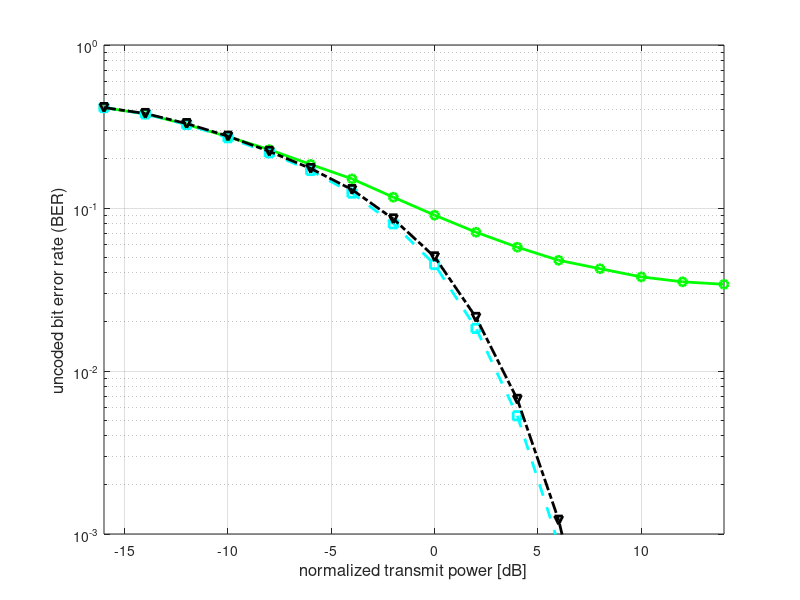

The MATLAB script that drew this image: (Note: this script raises an error after producing the figure.)
% =========================================================================
% -- Simulator for Decentralized Feedforward Massive MU-MIMO Precoding  
% -------------------------------------------------------------------------
% -- (c) 2018 Christoph Studer; e-mail: studer@cornell.edu 
% -------------------------------------------------------------------------
% -- If you use this simulator or parts of it, then you must cite our
% -- conference paper:
% --    XXXX
% -- and clearly mention this in your paper
% =========================================================================

function dprecoder_sim(varargin)

% add paths that are required
addpath('matlab2tikz');
addpath('param')

% -- set up default/custom parameters

if isempty(varargin)
    
    disp('using default simulation settings and parameters...')
    
    % set default simulation parameters
    par.runId = 0;              % simulation ID (used to reproduce results)
    par.U = 8;                 % number of single-antenna users
    par.B = 128;                % number of base-station antennas (B>>U)
    par.T = 10;                  % number of time slots
    par.C = 2;                  % number of clusters
    par.S = par.B/par.C;
    par.mod = '16QAM';          % modulation type: 'BPSK','QPSK','16QAM','64QAM','8PSK'
    par.trials = 1e2;           % number of Monte-Carlo trials (transmissions)
    par.NTPdB_list = -16:2:14;  % list of normalized transmit power [dB] values
    par.rho2 = 1;               % rho^2=1 (should NOT affect your results!)
    %par.precoder = {'MRT','SMRT','ZF','WF','PD_WF','FD_WF','DP_legacy'};    
    par.precoder = {'MRT','WF','FD_WF'}; 
    par.channel = 'rayleigh';   % channel model 'rayleigh', 'los', 'cellfree' 'quadriga'
    par.betaest = 'pilot';      % 'pilot', 'genie'
    par.save = false;           % save results (true,false)
    par.plot = true;            % plot results (true,false)
    % algorithm-dependent parameters
    % FD_WF
    par.FD_WF.stomp = 0.125*par.C; % determines how much to stomp regularization (C)
    % DP_legacy
    par.DP_legacy.delta = 0.3; % Lagrange scaling (1.0)
    par.DP_legacy.gamma = 1.0; % Lagrange stepsize (1.0)
    par.DP_legacy.maxiter = 2; % keep at 2

    par.maxiter = 4; % max number of iterations for OCD algorithms
    par.steplen = 1; % step size for CD
    par.damping = 1; % damping CD energy caused by approximation
    
    %to be deleted/changed, trying to integrated quadriga
    par.scenario = 'Freespace'; % 'BERLIN_UMa_NLOS', 'Freespace', 'mmMAGIC_UMi_LOS', 'mmMAGIC_UMi_NLOS'
    par.fc = 16e6; % carrier frequency [Hz]
    par.BW = 10e6; % bandwidth [Hz]
    par.N = 1024; % number of carriers
%     par.B = par.MR; % number of antennas in the BS (we use a single BS)
%     par.U = par.MT; % number of single-antenna UEs
    
    
else
    
    disp('use custom simulation settings and parameters...')
    par = varargin{1};   % only argument is par structure
    
end

% -- initialization

% use runId random seed (enables reproducibility)
rng(par.runId);



% simulation name (used for saving results)
par.simName = ['ERR_',num2str(par.U),'x',num2str(par.B), '_C', ...
    num2str(par.C), '_', par.betaest, '_', par.mod, '_', num2str(par.trials),'Trials'];

% set up Gray-mapped constellation alphabet (according to IEEE 802.11)
switch (par.mod)
    case 'BPSK',
        par.symbols = [ -1 1 ];
    case 'QPSK',
        par.symbols = [ -1-1i,-1+1i,+1-1i,+1+1i ];
    case '16QAM',
        par.symbols = [ -3-3i,-3-1i,-3+3i,-3+1i, ...
            -1-3i,-1-1i,-1+3i,-1+1i, ...
            +3-3i,+3-1i,+3+3i,+3+1i, ...
            +1-3i,+1-1i,+1+3i,+1+1i ];
    case '64QAM',
        par.symbols = [ -7-7i,-7-5i,-7-1i,-7-3i,-7+7i,-7+5i,-7+1i,-7+3i, ...
            -5-7i,-5-5i,-5-1i,-5-3i,-5+7i,-5+5i,-5+1i,-5+3i, ...
            -1-7i,-1-5i,-1-1i,-1-3i,-1+7i,-1+5i,-1+1i,-1+3i, ...
            -3-7i,-3-5i,-3-1i,-3-3i,-3+7i,-3+5i,-3+1i,-3+3i, ...
            +7-7i,+7-5i,+7-1i,+7-3i,+7+7i,+7+5i,+7+1i,+7+3i, ...
            +5-7i,+5-5i,+5-1i,+5-3i,+5+7i,+5+5i,+5+1i,+5+3i, ...
            +1-7i,+1-5i,+1-1i,+1-3i,+1+7i,+1+5i,+1+1i,+1+3i, ...
            +3-7i,+3-5i,+3-1i,+3-3i,+3+7i,+3+5i,+3+1i,+3+3i ];
    case '8PSK',
        par.symbols = [ exp(1i*2*pi/8*0), exp(1i*2*pi/8*1), ...
            exp(1i*2*pi/8*7), exp(1i*2*pi/8*6), ...
            exp(1i*2*pi/8*3), exp(1i*2*pi/8*2), ...
            exp(1i*2*pi/8*4), exp(1i*2*pi/8*5) ];
    case '16PSK',
        par.symbols = [ ...
            exp(1i*2*pi*0/16)  ... % 0000
            exp(1i*2*pi*1/16)  ... % 0001     
            exp(1i*2*pi*3/16)  ... % 0010
            exp(1i*2*pi*2/16)  ... % 0011
            exp(1i*2*pi*7/16)  ... % 0100
            exp(1i*2*pi*6/16)  ... % 0101
            exp(1i*2*pi*4/16)  ... % 0110
            exp(1i*2*pi*5/16)  ... % 0111
            exp(1i*2*pi*15/16) ... % 1000
            exp(1i*2*pi*14/16) ... % 1001
            exp(1i*2*pi*12/16) ... % 1010
            exp(1i*2*pi*13/16) ... % 1011
            exp(1i*2*pi*8/16)  ... % 1100
            exp(1i*2*pi*9/16)  ... % 1101
            exp(1i*2*pi*11/16) ... % 1110
            exp(1i*2*pi*10/16) ];  % 1111           
end

% compute symbol energy
par.Es = mean(abs(par.symbols).^2);

% number of antenns per cluster
par.S = par.B/par.C;

% precompute bit labels
par.bps = log2(length(par.symbols)); % number of bits per symbol
par.bits = de2bi(0:length(par.symbols)-1,par.bps,'left-msb');

% track simulation time
time_elapsed = 0;

% -- start simulation

% - initialize result arrays (detector x normalized transmit power)
[res.PER, res.SER, res.BER ] = deal(zeros(length(par.precoder),length(par.NTPdB_list)));
[res.TxPower, res.RxPower, res.TIME] = deal(zeros(length(par.precoder),length(par.NTPdB_list)));

% compute noise variances to be considered: NTP = rho^2/N0
N0_list = par.rho2*10.^(-par.NTPdB_list/10);


% trials loop
tic
for t=1:par.trials
    
    % generate data
    for qq=1:par.T
        % generate random bit stream
        B(:,:,qq) = randi([0 1],par.U,par.bps);
        % generate transmit symbol
        Idx(:,qq) = bi2de(B(:,:,qq),'left-msb')+1;
        S(:,qq) = par.symbols(Idx(:,qq)).';
    end
    
    % generate masks
    MaskI = true(par.U,par.T);
    MaskT = true(1,par.T);
    switch par.betaest
        case {'pilot'}
            S(:,1) = ones(par.U,1)*sqrt(par.Es); % just send all ones in the first time slots
            MaskI(:,1) = false;
            MaskT(1,1) = false;
    end
    
    
    % generate iid Gaussian channel matrix and noise matrix
    N = sqrt(0.5)*(randn(par.U,par.T)+1i*randn(par.U,par.T));
    
    switch par.channel
        case 'rayleigh'
            H = sqrt(0.5)*(randn(par.U,par.B)+1i*randn(par.U,par.B));
        case 'los'
            [H_swm, H_pwm] = los(par);
            H = H_swm/norm(H_swm,'fro')*sqrt(par.B*par.U);
            %H = H_pwm/norm(H_pwm,'fro')*sqrt(par.B*par.U);
        case 'cellfree'
            [H] = cellfree(par);      
        case 'quadriga'
            H = channel_sim(par);
            norm_coef = zeros(1,par.U);                    
            for i = 1:par.U
                for j = 1:par.B
                    norm_coef(i)=norm_coef(i)+norm(H(j,i)); %sum the 2-norms of each column
                end
                norm_coef(i) = norm_coef(i)/par.B;         %average the 2-norm sum
                H(:,i) = H(:,i)/norm_coef(i);               %divide each entry of QuaDRiGa channel by avg 2-norm
            end
            H = H';
    end
    
    % algorithm loop
    for d=1:length(par.precoder)
        
        % normalized transmit power loop
        for k=1:length(par.NTPdB_list)
            
            % set noise variance
            N0 = N0_list(k);
            
            % record time used by the beamformer
            starttime = toc;
            
            % beamformers
            switch (par.precoder{d})
                case 'MRT',     % MRT beamforming
                    [X, beta] = MRT(par,S,H,N0);     
                case 'SMRT',     % scaled MRT beamforming
                    [X, beta] = SMRT(par,S,H,N0);                      
                case 'ZF',      % ZF beamforming
                    [X, beta] = ZF(par,S,H,N0);              
                case 'CD',      % CD beamforming
                    [X, beta] = CD(par,S,H,N0);
                case 'DCD',      % ZF beamforming
                    [X, beta] = DCD(par,S,H,N0); 
                case 'WF',
                    [X, beta] = WF(par,S,H,N0);
                case 'PD_WF',
                    [X, beta] = PD_WF(par,S,H,N0);                        
                case 'FD_WF',
                    [X, beta] = FD_WF(par,S,H,N0);         
                case 'DP_legacy',
                    [X, beta] = DP_legacy(par,S,H,N0);                         
                otherwise,
                    error('par.precoder not specified')
            end
            
            % record beamforming simulation time
            res.TIME(d,k) = res.TIME(d,k) + (toc-starttime);
            
            
            % transmit data over noisy channel
            HX = H*X;
            Y = HX + sqrt(N0)*N;
            
            % extract transmit and receive power
            res.TxPower(d,k) = res.TxPower(d,k) + mean(sum(abs(X(:)).^2))/par.T;
            res.RxPower(d,k) = res.RxPower(d,k) + mean(sum(abs(HX(:)).^2))/par.U/par.T;
            
            % UEs must estimate beta
            switch par.betaest
                case 'genie', % perfect beta directly from beamformer
                    betaest = ones(par.U,1)*beta;
                case 'pilot', % knows that first symbols are for training
                    betaest = real(1./Y(:,1)*sqrt(par.Es)); % ML estimate since we have no prior on beta
            end
            
            % perform estiamtion
            Shat = (betaest*ones(1,par.T)).*Y;
            
            % UE-side detection
            for qq=1:par.T
                [~,Idxhat(:,qq)] = min(abs(Shat(:,qq)*ones(1,length(par.symbols))-ones(par.U,1)*par.symbols).^2,[],2);
                Bhat(:,:,qq) = par.bits(Idxhat(:,qq),:);
            end
            
            % -- compute error and complexity metrics
            err = (Idx(MaskI)~=Idxhat(MaskI));
            res.PER(d,k) = res.PER(d,k) + any(err(:));
            res.SER(d,k) = res.SER(d,k) + sum(err(:))/par.U/par.T;
            tmpBER = B(:,:,MaskT)~=Bhat(:,:,MaskT);
            res.BER(d,k) = res.BER(d,k) + sum(tmpBER(:))/(par.U*par.bps*sum(MaskT));
                        
        end % NTP loop
        
    end % algorithm loop
    
    % keep track of simulation time
    if toc>10
        time=toc;
        time_elapsed = time_elapsed + time;
        fprintf('estimated remaining simulation time: %3.0f min.\n',...
            time_elapsed*(par.trials/t-1)/60);
        tic
    end
    
end % trials loop

% normalize results
res.PER = res.PER/par.trials;
res.SER = res.SER/par.trials;
res.BER = res.BER/par.trials;
res.TxPower = res.TxPower/par.trials;
res.RxPower = res.RxPower/par.trials;
res.TIME = res.TIME/par.trials;


%res.TIME 
%res.RxPower
res.TxPower;

% -- save final results (par and res structures)

if par.save
    save([ 'results/' par.simName '_' num2str(par.runId) ],'par','res');
end

% -- show results (generates fairly nice Matlab plots)

if par.plot
    
    % - BER results
    
  if(par.channel == 'quadriga')
    marker_style = {'bo-','rs--','mv-.','kp:','g*-','c>--','yx:'};
  else
    marker_style = {'go-','cs--','kv-.','kp:','g*-','c>--','yx:'};
  end
    
%     marker_style = {'kx-','bo:','rs--','mv-.','gp-.','bs--','y*--'};
    h = figure(1);
    for d=1:length(par.precoder)
        semilogy(par.NTPdB_list,res.BER(d,:),marker_style{d},'LineWidth',2);
        if (d==1)
            hold on
        end
    end
    hold on
    grid on
    box on
    xlabel('normalized transmit power [dB]','FontSize',12)
    ylabel('uncoded bit error rate (BER)','FontSize',12);
    if length(par.NTPdB_list) > 1
        axis([min(par.NTPdB_list) max(par.NTPdB_list) 1e-3 1]);
    end
    if (par.iid == 0)
%         legend([strcat('rayleigh', '_', par.precoder) strcat(par.channel, '_', par.precoder)],'FontSize',12,'location','southwest','Interpreter','none')
        legend([strcat(num2str(par.array_v), 'x', num2str(par.array_h))],'FontSize',12,'location','southwest','Interpreter','none')
        set(gca,'FontSize',12);
    end
    if par.save
        % save eps figure (in color and with a reasonable bounding box)
        print(h,'-loose','-depsc',[ 'results/',par.simName '_' num2str(par.runId) ])
        matlab2tikz(['results/',par.simName,'_' num2str(par.runId), '.tex'],'standalone',true);
    end
    
end

end


%% Maximum ratio transmission (MRT) beamforming
function [X, beta, P] = MRT(par,S,H,N0)

% transmitted signal
P = H';
betainv = sqrt(par.rho2)/sqrt(par.Es*trace(P*P'));

%G = H*H';
%betainv = sqrt(par.rho2)/sqrt(par.Es*sum(1./diag(G)));

X = betainv*(P*S);

% average scaling over signals
beta = 1/betainv;

%beta = 1.0*(norm(s,2)^2+N0*par.U)/(s'*H*x); % that's cheating

end

%% Scaled maximum ratio transmission (SMRT) beamforming
function [X, beta, P] = SMRT(par,S,H,N0)

% transmitted signal
G = H*H';
P = H'*diag(1./diag(G));

%G = H*H';
betainv = sqrt(par.rho2)/sqrt(par.Es*sum(1./diag(G)));
%betainv = sqrt(par.rho2)/sqrt(par.Es*trace(P*P'));

X = betainv*(P*S);

%X = P*S;
%betainv = sqrt(par.rho2)/norm(X,2);
%X = betainv*X;

% average scaling over signals
beta = 1/betainv;

end


%% Zero-forcing (ZF) beamforming
function [X, beta] = ZF(par,S,H,N0)

% transmitted signal
P = zfinv(par,H);
%betainv = sqrt(par.rho2)/sqrt(par.Es*trace(P*P'));

G = H*H';
betainv = sqrt(par.rho2)/sqrt(par.Es*trace(inv(G)));

X = betainv*(P*S);

% average scaling over signals
beta = 1/betainv;

end

% ZF pseudo inverse
function Hinv = zfinv(par,H)
[U,S] = size(H);
if S>=U
    Hinv = H'/(H*H');
else
    Hinv = (H'*H)\H';
end
end

function [X, beta] = CD(par,S,H,N0)

[row, col]=size(H);

% instant normalization constant
%rho = sqrt((par.B-par.U)/(par.Es*par.U));
%rho = 1/sqrt(par.Es*trace(inv(H*H')));

dinv = zeros(row, 1);
H_norm = zeros(row, col); 
s_norm = zeros(row);

X = zeros(col, par.T);

for t=1:par.T
    % -- preprocessing
    for u=1:row
        dinv(u) = 1/norm(H(u,:),2);
        H_norm(u, :) = dinv(u)*H(u,:);
        s_norm(u) = dinv(u)*S(u, t);
    end
    % -- CD iterations
    for k=1:par.maxiter
        for u=1:row
           X(:, t) = X(:, t) - par.steplen*(H_norm(u,:) * X(:, t) - s_norm(u))* H_norm(u, :)';
        end
    end
end

%A = inv(H*H');
%betainv = sqrt(par.rho2)/(sqrt(par.Es*trace(A)));

%G=H*H';
%betainv = sqrt(par.rho2)/(sqrt(par.Es*sum(1./eig(G))));
%G=H_norm*H_norm';
%betainv = sqrt(par.rho2)/(sqrt(par.Es*sum(eig(G))));


betainv = par.damping * sqrt(par.rho2)/(sqrt(par.Es*sum(dinv.^2)));
X =  betainv*X;

%X = sqrt(par.rho2)*X/norm(X,2);
%betainv=sqrt(par.rho2)/norm(X,2);

beta = 1/betainv;


end

function [xout, betainv] = DCD_solver(par, s, H)

[row, col]=size(H);

% -- preprocessing
dinv = zeros(row, 1);
x = zeros(col, 1);

H_norm = zeros(row, col); 
s_norm = zeros(row);

for u=1:row
    dinv(u) = 1/norm(H(u,:),2);
    H_norm(u, :) = dinv(u)*H(u,:);
    s_norm(u) = dinv(u)*s(u);
end

% -- CD iterations
for k=1:par.maxiter
    for u=1:row
       x = x - par.steplen*(H_norm(u,:) * x - s_norm(u))* H_norm(u, :)';
    end
end

%A = inv(H*H');
%betainv = sqrt(par.rho2/par.C)/(sqrt(par.Es*trace(A)));
betainv = par.damping*sqrt(par.rho2/par.C)/(sqrt(par.Es*sum(dinv.^2)));
    
xout = betainv*x;

end

function [X, beta] = DCD(par,S,H,N0)

% extract per-cluster channel matrix
for cc=1:par.C
    Hc(:,:,cc) = H(:,(cc-1)*par.S+1:cc*par.S);     
end

% beamformer
betainv=zeros(1, par.C);
xc = zeros(par.S, par.C, par.T);
for t=1:par.T
    for cc=1:par.C
        [xc(:, cc, t), betainv(:, cc)] = DCD_solver(par, S(:, t), Hc(:,:,cc));
    end
end

X = reshape(xc, par.S*par.C, par.T);

% transmitted signal

beta = 1/sum(betainv);

end


%% Centralized Wiener-filter (WF) beamforming
function [X, beta] = WF(par,S,H,N0)

% compute regularized inverse
Ainv = rpinv(par,H,par.U*N0/par.rho2); 

% calculate precoding factor efficiently
beta = sqrt((par.Es/par.rho2)*(trace(Ainv)-sum(abs(Ainv(:)).^2)*(par.U*N0/par.rho2)));

% apply inverse to data in centralized manner
if par.B>=par.U
    X = (1/beta)*(H'*(Ainv*S));
else
    X = (1/beta)*(Ainv*(H'*S));
end

end


% Wiener filter regularized pseudo inverse
function Ainv = rpinv(par,H,reg)
[U,S] = size(H);
if S>=U
    Ainv = inv(H*H'+(reg)*eye(par.U));
else
    Ainv = inv(H'*H+(reg)*eye(par.S));
end
end


%% Partially-Decentralized Wiener-filter (WF) beamforming
function [X, beta] = PD_WF(par,S,H,N0)

% decentralized gram matrix computation and localized averaging
Gc = zeros(par.U,par.U);
for cc=1:par.C
    % calculate local Gram matrix
    Hc(:,:,cc) = H(:,(cc-1)*par.S+1:cc*par.S);
    % average among clusters (can be done in a tree-like fashion)
    Gc = Gc + Hc(:,:,cc)*Hc(:,:,cc)'; 
end

% compute whitening filter at centralized node
Ainv = inv(Gc+(par.U*N0/par.rho2)*eye(par.U));

% calculate precoding factor efficiently
beta = sqrt((par.Es/par.rho2)*(trace(Ainv)-sum(abs(Ainv(:)).^2)*(par.U*N0/par.rho2)));

% whiten transmit signals
Z = (1/beta)*(Ainv*S);

% perform decentralized MRT with whitened signals
for cc=1:par.C
    X((cc-1)*par.S+1:cc*par.S,:) = Hc(:,:,cc)'*Z;    
end

end

%% Fully-Decentralized Wiener-filter (WF) beamforming
function [X, beta] = FD_WF(par,S,H,N0)

%initialization 
stomp = par.FD_WF.stomp;

% perform fully decentralized WF precoding 
for cc=1:par.C
    
    % calculate local precoding matrix
    Hc = H(:,(cc-1)*par.S+1:cc*par.S);
    Ainvc = rpinv(par,Hc,stomp*par.U*N0/par.rho2);    
    betac(cc,1) = sqrt((par.Es/(par.rho2/par.C))*(trace(Ainvc)-sum(abs(Ainvc(:)).^2)*(stomp*par.U*N0/(par.rho2))));
    
    %betainv(cc,1) = sqrt(par.rho2/par.C)/sqrt(par.Es*trace(Pc*Pc'));
    
    if par.S>=par.U    
        X((cc-1)*par.S+1:cc*par.S,:) = (1/betac(cc,1))*(Hc'*(Ainvc*S));
    else
        X((cc-1)*par.S+1:cc*par.S,:) = (1/betac(cc,1))*(Ainvc*(Hc'*S));        
    end
    
end

% average scaling over signals
beta = sum(betac);
%beta = 1/(sum(1./betac));

end



%% decentralized precoder, ADMM version
function [X,beta] = DP_legacy(par,S,H,N0)

%  -- initialize
delta = par.DP_legacy.delta;
gamma = par.DP_legacy.gamma;
maxiter = par.DP_legacy.maxiter;

H_c = zeros(par.U,par.S,par.C);
AinvH = zeros(par.S,par.U,par.C);

% -- preprocessing
for c=1:par.C
    H_c(:,:,c) = H(:,par.S*(c-1)+1:par.S*c); % get the appropriate part of H
    AinvH(:,:,c) = (H_c(:,:,c)'*H_c(:,:,c) + (1/delta)*(par.U*N0/par.rho2)*eye(par.S))\H_c(:,:,c)';
end

for tt=1:par.T

    % initialize running variables
    lambda_c = zeros(par.U,par.C);
    x_c = zeros(par.S,par.C);
    w_c = zeros(par.U,par.C);
    Hx_c = zeros(par.U,par.C);
        
    s = S(:,tt);
    
    % important for fast convergence (reasonable initial guess)
    z_c = max(par.U/par.B,1/par.C)*s*ones(1,par.C);    
    
    % -- start iteration
    for ll = 1:maxiter
    
        % cluster-wise equalization
        for c=1:par.C
            x_c(:,c) = AinvH(:,:,c)*(z_c(:,c) + lambda_c(:,c)); 
            Hx_c(:,c) = H_c(:,:,c)*x_c(:,c);
            w_c(:,c) = (Hx_c(:,c)-lambda_c(:,c));
        end
                   
        % consensus step
        w_avg = 1/(par.C*delta+delta^2)*(par.C*s+delta*sum(w_c,2));
    
        % cluster-wise update
        for c=1:par.C
            z_c(:,c) = (1/delta)*(s+delta*w_c(:,c))-w_avg;
            lambda_c(:,c) = lambda_c(:,c) - gamma*(Hx_c(:,c)-z_c(:,c));
        end
    end
    
    X(:,tt) = x_c(:); % vectorize output
    
end

% instantaneous power normalization
X = X*(sqrt(par.rho2)/sqrt(sum(abs(X(:)).^2)/par.T));

beta = NaN;

end
